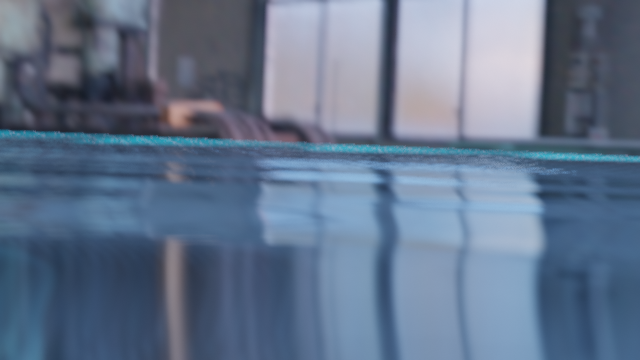
#> input picture Gorev1/Frame_TK/0003.png, 640 x 360 px, given in place of the camera
$ python 'alandan_uzaklık_hesaplama.py'
#> lines starting #> are read from the running program, lines starting #| are printed output that depends on the picture; after the words box and inside, x2 and y2 are one past the last pixel; in counts of white or black regions, pixels touching at a corner belong together
import cv2
import numpy as np
import imutils

# Kamera ile tespit edilen cismin kameraya gözüken
# alanından kameraya olan uzaklığını bulmaya çalışma

cap = cv2.VideoCapture(0)

_, frame = cap.read()
#> frame is the input picture: shape (360, 640, 3); mean B, G, R 140.3, 116.4, 99.4

lower_blue = np.array([90,60,0],np.uint64)
upper_blue = np.array([121,255,255],np.uint64)

hsv_img = cv2.cvtColor(frame, cv2.COLOR_BGR2HSV)
#> hsv_img: shape (360, 640, 3); mean H, S, V 111.1, 79.3, 140.5

mask = cv2.inRange(hsv_img, lower_blue, upper_blue)
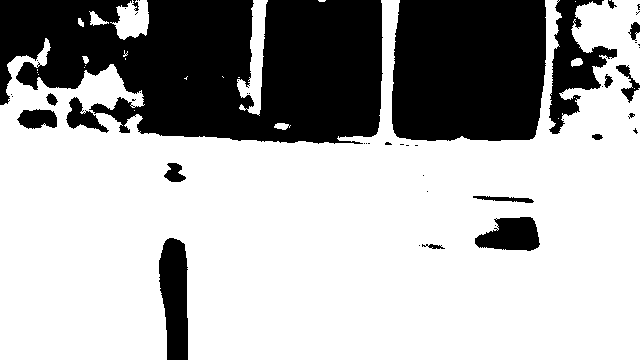
#> mask: shape (360, 640); 68% white; 49 black regions (31 under 20 px)

contours = cv2.findContours(mask, cv2.RETR_TREE, cv2.CHAIN_APPROX_SIMPLE)
#> contours = 103 contours, 84 with area under 20; largest, box (x1, y1, x2, y2) and area: (0, 0, 640, 360) 155583, (474, 216, 541, 252) 1680, (237, 0, 268, 116) 1432, (110, 0, 149, 40) 931, (65, 96, 110, 134) 696
contours = imutils.grab_contours(contours)

# Bu örnekte mavi cisimlerin kontorlarını aldık
for i in contours:
	area = cv2.contourArea(i)
	# cv2'nin hesapladıgı alan ile aşağıdaki
	# formülü kullanarak cismin uzaklığını bul
	distance = 2*(10**(-7))* (area**2) - (0.0067 * area) + 83.487

	cv2.drawContours(frame, [i], -1, (0,255,0), 3)

	M = cv2.moments(i)
#> (the run stopped early here; a loop or call above may not have finished)

$ run again, on Gorev1/Frame_TK/0012.png
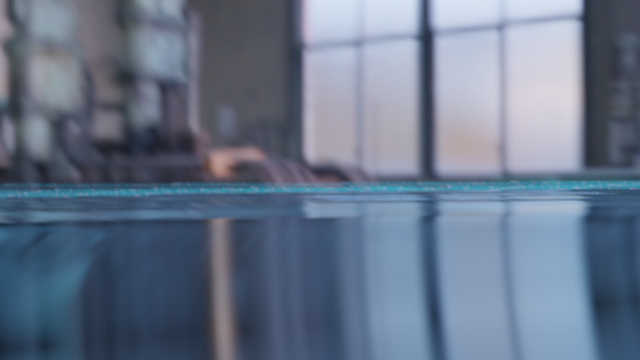
#> input picture Gorev1/Frame_TK/0012.png, 640 x 360 px, given in place of the camera
#> frame is the input picture: shape (360, 640, 3); mean B, G, R 137.8, 117, 103.3
#> hsv_img: shape (360, 640, 3); mean H, S, V 112.2, 70.9, 138
#> `mask = cv2.inRange(hsv_img, lower_blue, upper_blue)`:
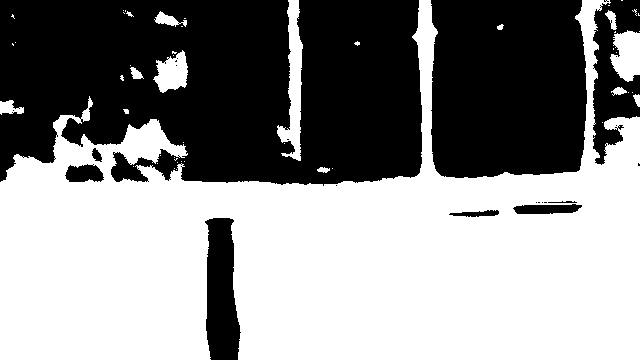
#> mask: shape (360, 640); 55.4% white; 23 black regions (14 under 20 px)
#> contours = 96 contours, 78 with area under 20; largest, box (x1, y1, x2, y2) and area: (0, 0, 640, 360) 122358, (277, 0, 303, 161) 1738, (610, 30, 640, 82) 1078, (153, 50, 188, 93) 891, (512, 203, 583, 215) 612
